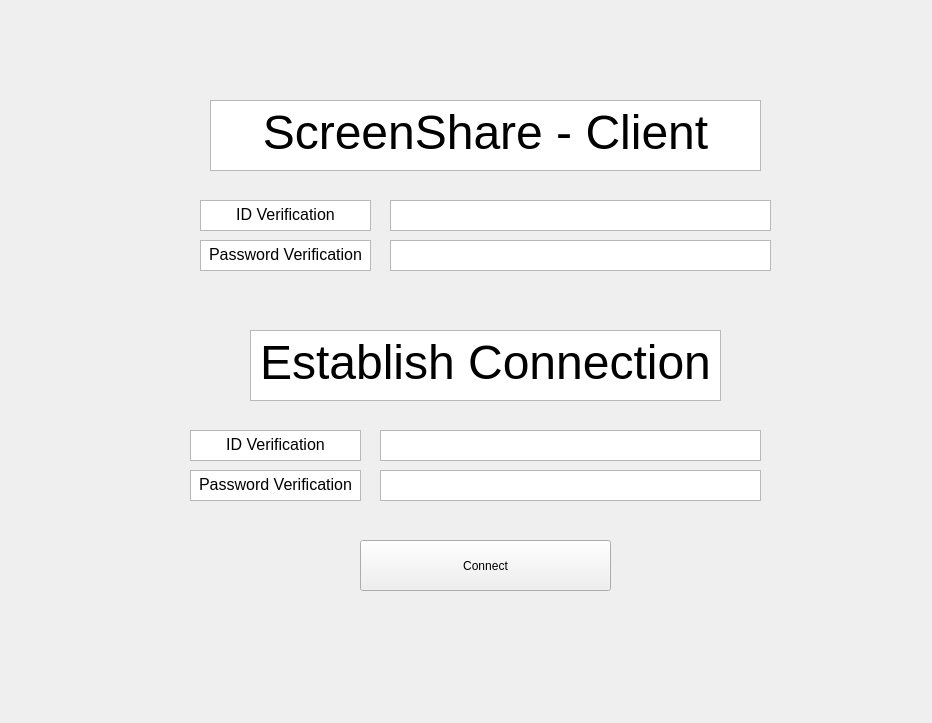
<?xml version="1.0" encoding="UTF-8"?>
<ui version="4.0">
 <class>ClientWindow</class>
 <widget class="QWidget" name="ClientWindow">
  <property name="geometry">
   <rect>
    <x>0</x>
    <y>0</y>
    <width>932</width>
    <height>723</height>
   </rect>
  </property>
  <property name="minimumSize">
   <size>
    <width>800</width>
    <height>600</height>
   </size>
  </property>
  <property name="windowTitle">
   <string>Form</string>
  </property>
  <widget class="QTextBrowser" name="user_id">
   <property name="enabled">
    <bool>true</bool>
   </property>
   <property name="geometry">
    <rect>
     <x>200</x>
     <y>200</y>
     <width>171</width>
     <height>31</height>
    </rect>
   </property>
   <property name="html">
    <string>&lt;!DOCTYPE HTML PUBLIC &quot;-//W3C//DTD HTML 4.0//EN&quot; &quot;http://www.w3.org/TR/REC-html40/strict.dtd&quot;&gt;
&lt;html&gt;&lt;head&gt;&lt;meta name=&quot;qrichtext&quot; content=&quot;1&quot; /&gt;&lt;style type=&quot;text/css&quot;&gt;
p, li { white-space: pre-wrap; }
&lt;/style&gt;&lt;/head&gt;&lt;body style=&quot; font-family:'MS Shell Dlg 2'; font-size:8.25pt; font-weight:400; font-style:normal;&quot;&gt;
&lt;p align=&quot;center&quot; style=&quot; margin-top:0px; margin-bottom:0px; margin-left:0px; margin-right:0px; -qt-block-indent:0; text-indent:0px;&quot;&gt;&lt;span style=&quot; font-size:12pt;&quot;&gt;ID Verification&lt;/span&gt;&lt;/p&gt;&lt;/body&gt;&lt;/html&gt;</string>
   </property>
  </widget>
  <widget class="QTextBrowser" name="user_psw">
   <property name="enabled">
    <bool>true</bool>
   </property>
   <property name="geometry">
    <rect>
     <x>200</x>
     <y>240</y>
     <width>171</width>
     <height>31</height>
    </rect>
   </property>
   <property name="html">
    <string>&lt;!DOCTYPE HTML PUBLIC &quot;-//W3C//DTD HTML 4.0//EN&quot; &quot;http://www.w3.org/TR/REC-html40/strict.dtd&quot;&gt;
&lt;html&gt;&lt;head&gt;&lt;meta name=&quot;qrichtext&quot; content=&quot;1&quot; /&gt;&lt;style type=&quot;text/css&quot;&gt;
p, li { white-space: pre-wrap; }
&lt;/style&gt;&lt;/head&gt;&lt;body style=&quot; font-family:'MS Shell Dlg 2'; font-size:8.25pt; font-weight:400; font-style:normal;&quot;&gt;
&lt;p align=&quot;center&quot; style=&quot; margin-top:0px; margin-bottom:0px; margin-left:0px; margin-right:0px; -qt-block-indent:0; text-indent:0px;&quot;&gt;&lt;span style=&quot; font-size:12pt;&quot;&gt;Password Verification&lt;/span&gt;&lt;/p&gt;&lt;/body&gt;&lt;/html&gt;</string>
   </property>
  </widget>
  <widget class="QTextBrowser" name="input_psw">
   <property name="enabled">
    <bool>true</bool>
   </property>
   <property name="geometry">
    <rect>
     <x>190</x>
     <y>470</y>
     <width>171</width>
     <height>31</height>
    </rect>
   </property>
   <property name="html">
    <string>&lt;!DOCTYPE HTML PUBLIC &quot;-//W3C//DTD HTML 4.0//EN&quot; &quot;http://www.w3.org/TR/REC-html40/strict.dtd&quot;&gt;
&lt;html&gt;&lt;head&gt;&lt;meta name=&quot;qrichtext&quot; content=&quot;1&quot; /&gt;&lt;style type=&quot;text/css&quot;&gt;
p, li { white-space: pre-wrap; }
&lt;/style&gt;&lt;/head&gt;&lt;body style=&quot; font-family:'MS Shell Dlg 2'; font-size:8.25pt; font-weight:400; font-style:normal;&quot;&gt;
&lt;p align=&quot;center&quot; style=&quot; margin-top:0px; margin-bottom:0px; margin-left:0px; margin-right:0px; -qt-block-indent:0; text-indent:0px;&quot;&gt;&lt;span style=&quot; font-size:12pt;&quot;&gt;Password Verification&lt;/span&gt;&lt;/p&gt;&lt;/body&gt;&lt;/html&gt;</string>
   </property>
  </widget>
  <widget class="QTextBrowser" name="input_id">
   <property name="enabled">
    <bool>true</bool>
   </property>
   <property name="geometry">
    <rect>
     <x>190</x>
     <y>430</y>
     <width>171</width>
     <height>31</height>
    </rect>
   </property>
   <property name="html">
    <string>&lt;!DOCTYPE HTML PUBLIC &quot;-//W3C//DTD HTML 4.0//EN&quot; &quot;http://www.w3.org/TR/REC-html40/strict.dtd&quot;&gt;
&lt;html&gt;&lt;head&gt;&lt;meta name=&quot;qrichtext&quot; content=&quot;1&quot; /&gt;&lt;style type=&quot;text/css&quot;&gt;
p, li { white-space: pre-wrap; }
&lt;/style&gt;&lt;/head&gt;&lt;body style=&quot; font-family:'MS Shell Dlg 2'; font-size:8.25pt; font-weight:400; font-style:normal;&quot;&gt;
&lt;p align=&quot;center&quot; style=&quot; margin-top:0px; margin-bottom:0px; margin-left:0px; margin-right:0px; -qt-block-indent:0; text-indent:0px;&quot;&gt;&lt;span style=&quot; font-size:12pt;&quot;&gt;ID Verification&lt;/span&gt;&lt;/p&gt;&lt;/body&gt;&lt;/html&gt;</string>
   </property>
  </widget>
  <widget class="QTextBrowser" name="id_ver">
   <property name="geometry">
    <rect>
     <x>390</x>
     <y>200</y>
     <width>381</width>
     <height>31</height>
    </rect>
   </property>
  </widget>
  <widget class="QTextBrowser" name="psw_ver">
   <property name="geometry">
    <rect>
     <x>390</x>
     <y>240</y>
     <width>381</width>
     <height>31</height>
    </rect>
   </property>
  </widget>
  <widget class="QTextEdit" name="id_edit">
   <property name="geometry">
    <rect>
     <x>380</x>
     <y>430</y>
     <width>381</width>
     <height>31</height>
    </rect>
   </property>
  </widget>
  <widget class="QTextEdit" name="psw_edit">
   <property name="geometry">
    <rect>
     <x>380</x>
     <y>470</y>
     <width>381</width>
     <height>31</height>
    </rect>
   </property>
  </widget>
  <widget class="QPushButton" name="connect_button">
   <property name="geometry">
    <rect>
     <x>360</x>
     <y>540</y>
     <width>251</width>
     <height>51</height>
    </rect>
   </property>
   <property name="text">
    <string>Connect</string>
   </property>
  </widget>
  <widget class="QTextBrowser" name="headline">
   <property name="geometry">
    <rect>
     <x>210</x>
     <y>100</y>
     <width>551</width>
     <height>71</height>
    </rect>
   </property>
   <property name="html">
    <string>&lt;!DOCTYPE HTML PUBLIC &quot;-//W3C//DTD HTML 4.0//EN&quot; &quot;http://www.w3.org/TR/REC-html40/strict.dtd&quot;&gt;
&lt;html&gt;&lt;head&gt;&lt;meta name=&quot;qrichtext&quot; content=&quot;1&quot; /&gt;&lt;style type=&quot;text/css&quot;&gt;
p, li { white-space: pre-wrap; }
&lt;/style&gt;&lt;/head&gt;&lt;body style=&quot; font-family:'MS Shell Dlg 2'; font-size:8.25pt; font-weight:400; font-style:normal;&quot;&gt;
&lt;p align=&quot;center&quot; style=&quot; margin-top:0px; margin-bottom:0px; margin-left:0px; margin-right:0px; -qt-block-indent:0; text-indent:0px;&quot;&gt;&lt;span style=&quot; font-size:36pt;&quot;&gt;ScreenShare - Client&lt;/span&gt;&lt;/p&gt;&lt;/body&gt;&lt;/html&gt;</string>
   </property>
  </widget>
  <widget class="QTextBrowser" name="headline_2">
   <property name="geometry">
    <rect>
     <x>250</x>
     <y>330</y>
     <width>471</width>
     <height>71</height>
    </rect>
   </property>
   <property name="html">
    <string>&lt;!DOCTYPE HTML PUBLIC &quot;-//W3C//DTD HTML 4.0//EN&quot; &quot;http://www.w3.org/TR/REC-html40/strict.dtd&quot;&gt;
&lt;html&gt;&lt;head&gt;&lt;meta name=&quot;qrichtext&quot; content=&quot;1&quot; /&gt;&lt;style type=&quot;text/css&quot;&gt;
p, li { white-space: pre-wrap; }
&lt;/style&gt;&lt;/head&gt;&lt;body style=&quot; font-family:'MS Shell Dlg 2'; font-size:8.25pt; font-weight:400; font-style:normal;&quot;&gt;
&lt;p align=&quot;center&quot; style=&quot; margin-top:0px; margin-bottom:0px; margin-left:0px; margin-right:0px; -qt-block-indent:0; text-indent:0px;&quot;&gt;&lt;span style=&quot; font-size:36pt;&quot;&gt;Establish Connection&lt;/span&gt;&lt;/p&gt;&lt;/body&gt;&lt;/html&gt;</string>
   </property>
  </widget>
 </widget>
 <resources/>
 <connections/>
</ui>
